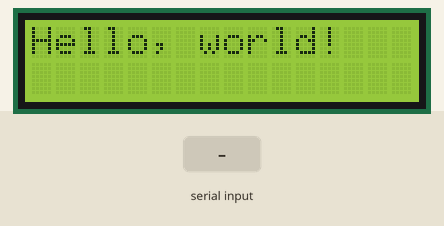
Recording of a sketch running on a simulated Arduino Uno, built with avr-gcc and run on an emulated ATmega328P. Parts: 16×2 character LCD. Inputs (shaded band) come from the test bench.

Above: at 2.7 s.
2.8 s: "1" received over Serial
At 5.0 s:
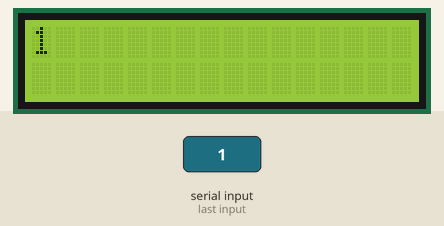
5.3 s: "0" received over Serial
At 5.8 s:
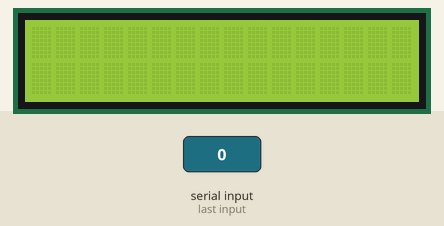
7.8 s: "2" received over Serial
At 10.0 s:
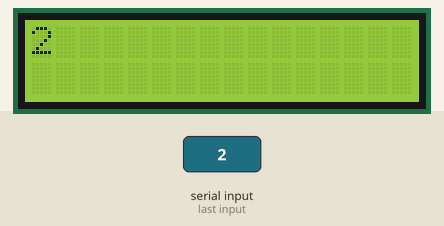
Timing chart, 0 to 11.5 s (numbered marks = the images above; inputs shaded):
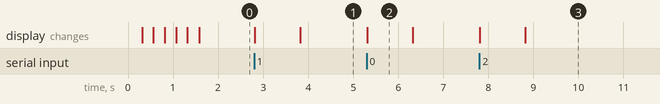

Measured:
- after the input at 2.8 s, the display: first changes at once (image 1 shows a later state)
- after the input at 5.3 s, the display: changes at once (image 2)
- after the input at 7.8 s, the display: first changes at once (image 3 shows a later state)
- what the display in image 2 shows lasts 1.0 s, from 5.3 s to 6.3 s

The sketch:

test_arduino.ino
```cpp
const int bufferLength = 7;    // 定义缓存大小为10个字节
char serialBuffer[bufferLength];// 建立字符数组用于缓存
#include <Wire.h>  // Arduino IDE 內建
// LCD I2C Library，從這裡可以下載：
// https://bitbucket.org/fmalpartida/new-liquidcrystal/downloads
#include <LiquidCrystal_I2C.h>

// Set the pins on the I2C chip used for LCD connections:
//                    addr, en,rw,rs,d4,d5,d6,d7,bl,blpol
LiquidCrystal_I2C lcd(0x3F, 2, 1, 0, 4, 5, 6, 7, 3, POSITIVE);  // 設定 LCD I2C 位址

void setup() {
  Serial.begin(38400);  // 用於手動輸入文字
  lcd.begin(16, 2);      // 初始化 LCD，一行 16 的字元，共 2 行，預設開啟背光

  // 閃爍三次
  for(int i = 0; i < 3; i++) {
    lcd.backlight(); // 開啟背光
    delay(250);
    lcd.noBacklight(); // 關閉背光
    delay(250);
  }
  lcd.backlight();

  // 輸出初始化文字
  lcd.setCursor(0, 0); // 設定游標位置在第一行行首
  lcd.print("Hello, world!");
  lcd.setCursor(0, 1); // 設定游標位置在第二行行首

}

void loop() {
  // 當使用者手動輸入訊息
  if (Serial.available()) {
    // 等待一小段時間，確認資料都接收下來了
    delay(10);
    // 清除舊訊息
    lcd.clear();
    // 讀取新訊息
    Serial.readBytes(serialBuffer, bufferLength);
    // 將訊息顯示在 LCD 上
    for(int i=0; i<bufferLength; i++){      // 然后通过串口监视器输出readBytes
      lcd.write(serialBuffer[i]);          // 函数所读取的信息
    }


  }
}
```
